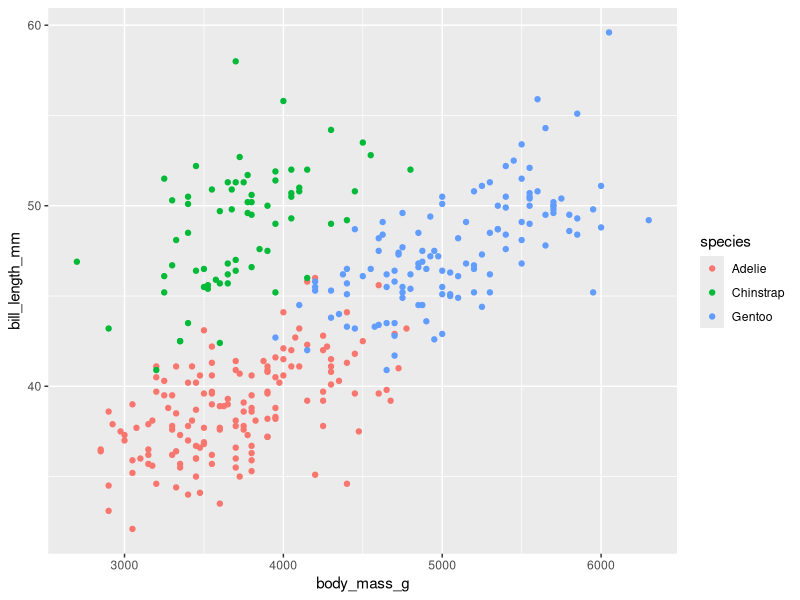
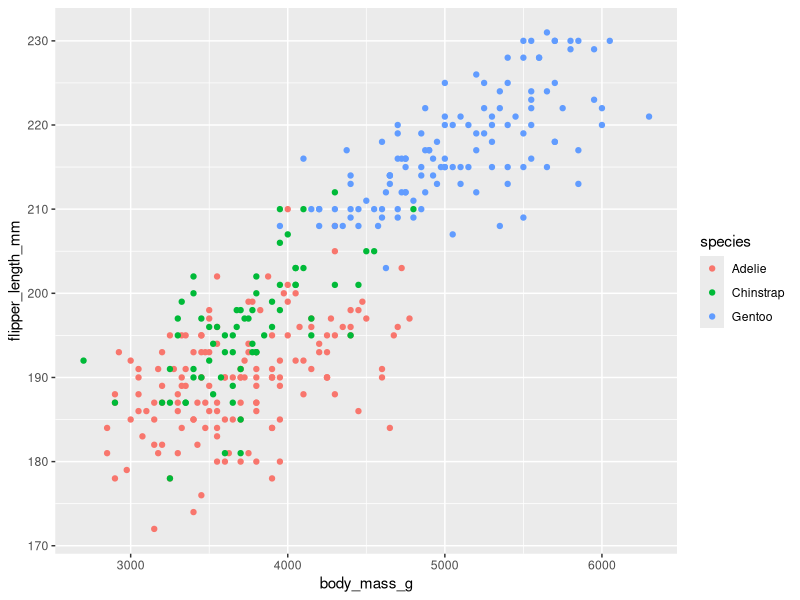
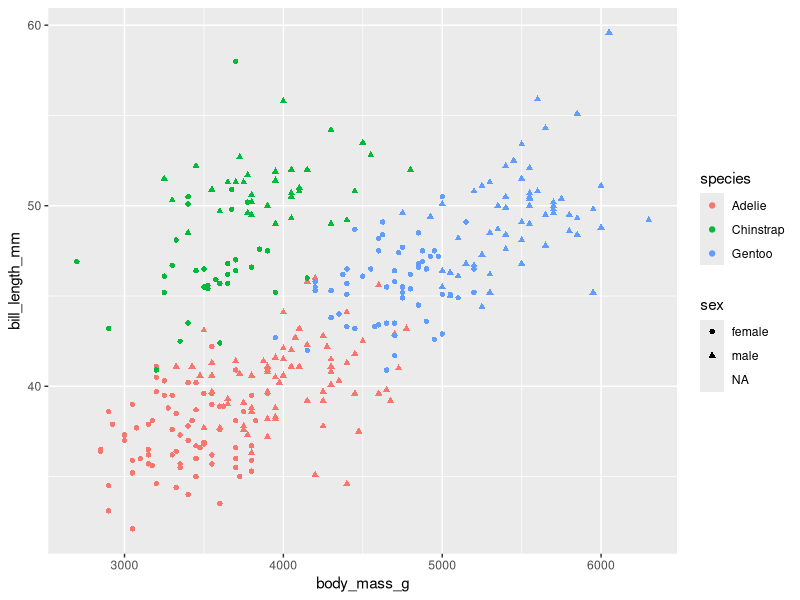
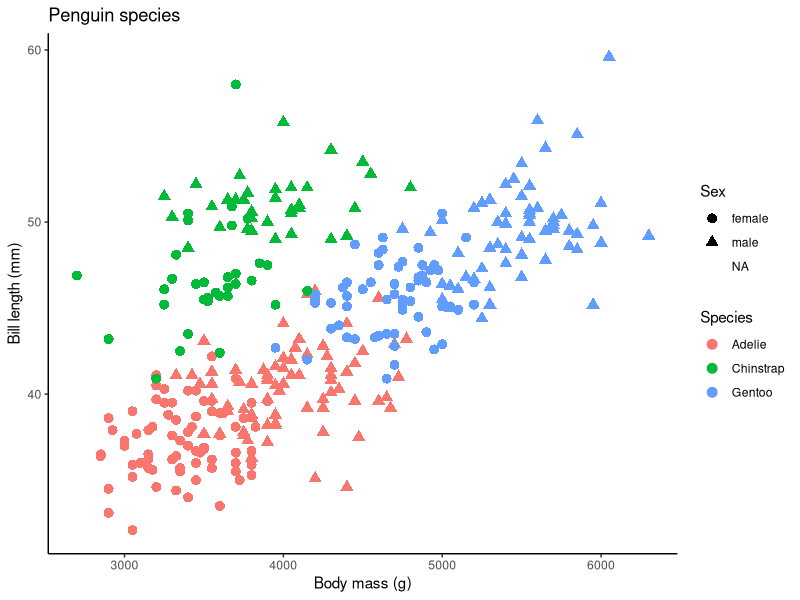
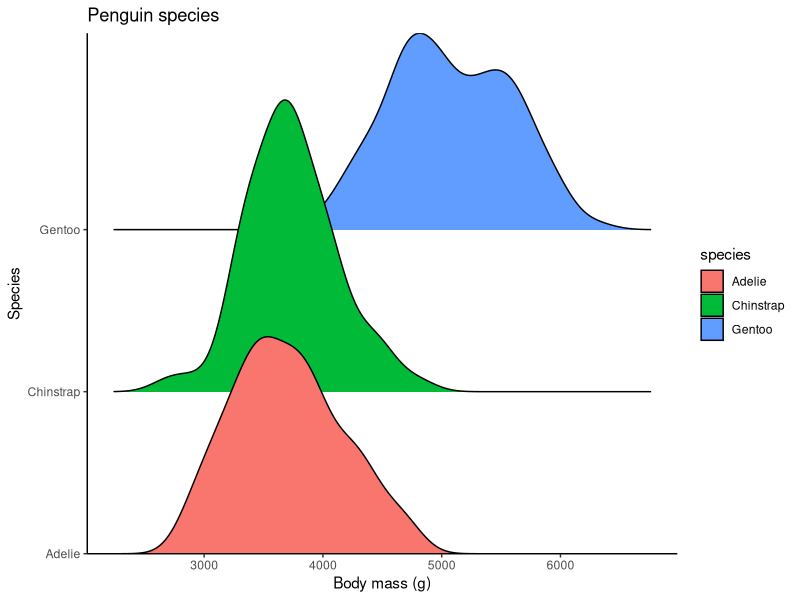

The R script that drew these images, in order:
# Script name
# Author
# Date


# Libraries ---------------------------------------------------------------
library(tidyverse)
library(palmerpenguins)


# Data --------------------------------------------------------------------

# Load the dataset into the local environment
penguins <- penguins


# Example -----------------------------------------------------------------

# The basic plot
ggplot(data = penguins,
       aes(x = body_mass_g, y = bill_length_mm)) +
  geom_point(aes(colour = species))


# Exercise 1 --------------------------------------------------------------

# Create a basic plot with different x and y axes
ggplot(data = penguins,
       aes(x = body_mass_g, y = flipper_length_mm)) +
  geom_point(aes(colour = species))


# Exercise 2 --------------------------------------------------------------

# Change the aes() arguments
ggplot(data = penguins,
       aes(x = body_mass_g, y = bill_length_mm)) +
  geom_point(aes(colour = species, shape = sex))


# Exercise 3 --------------------------------------------------------------

# Change the labels
ggplot(data = penguins,
       aes(x = body_mass_g, y = bill_length_mm)) +
  geom_point(aes(colour = species, shape = sex), size = 3) +
  labs(title = "Penguin species", x = "Body mass (g)", y = "Bill length (mm)", colour = "Species", shape = "Sex") +
  theme_classic()
  


# BONUS -------------------------------------------------------------------

# Create a ridgeplot
library(ggridges)

ggplot(data = penguins,
       aes(x = body_mass_g, y = species)) +
  geom_density_ridges(aes(fill = species)) +
  labs(title = "Penguin species", x = "Body mass (g)", y = "Species", colour = "Species") +
  theme_classic() +
  scale_y_discrete(expand = c(0,0))






